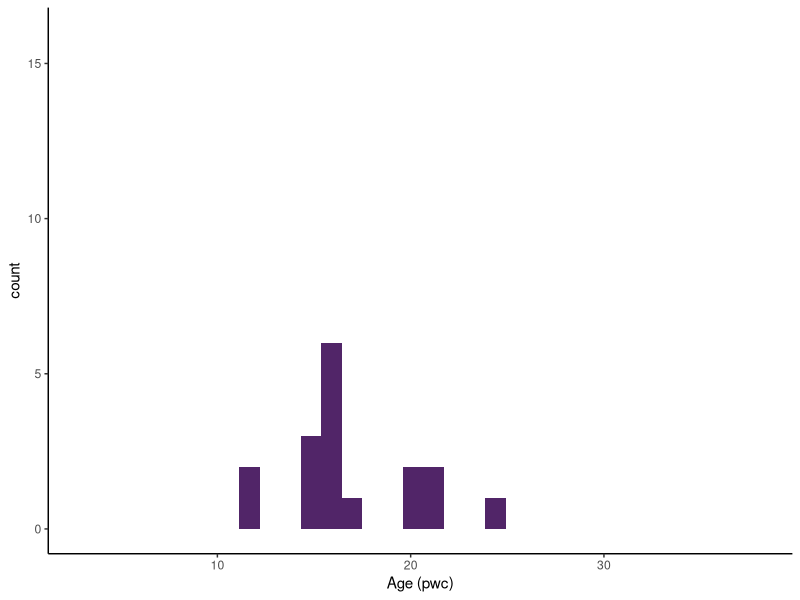
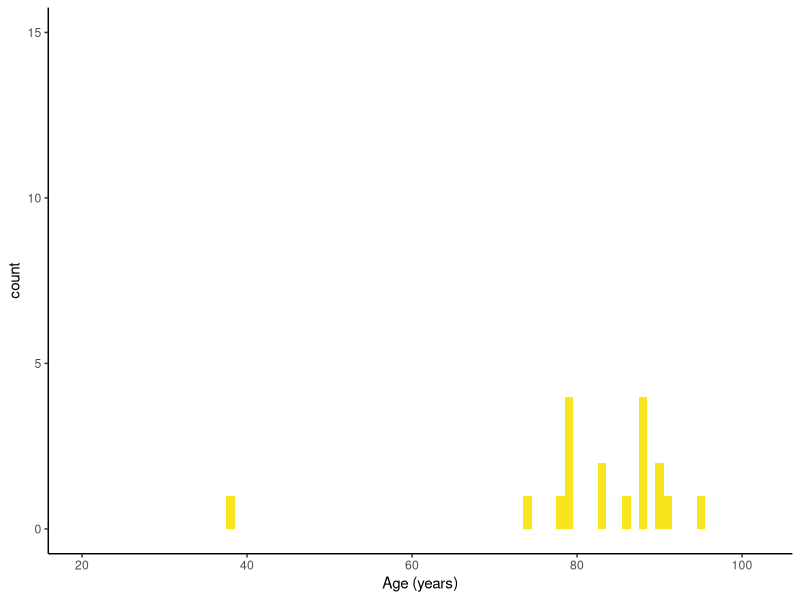
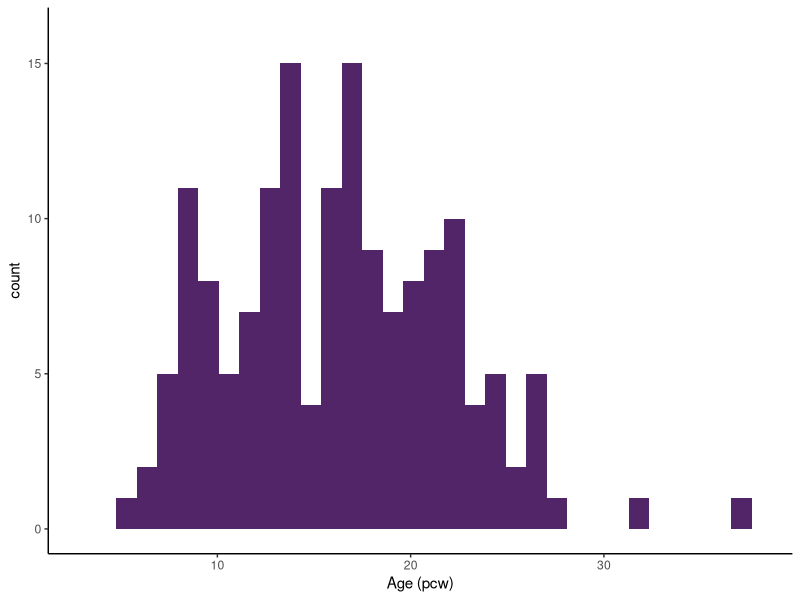
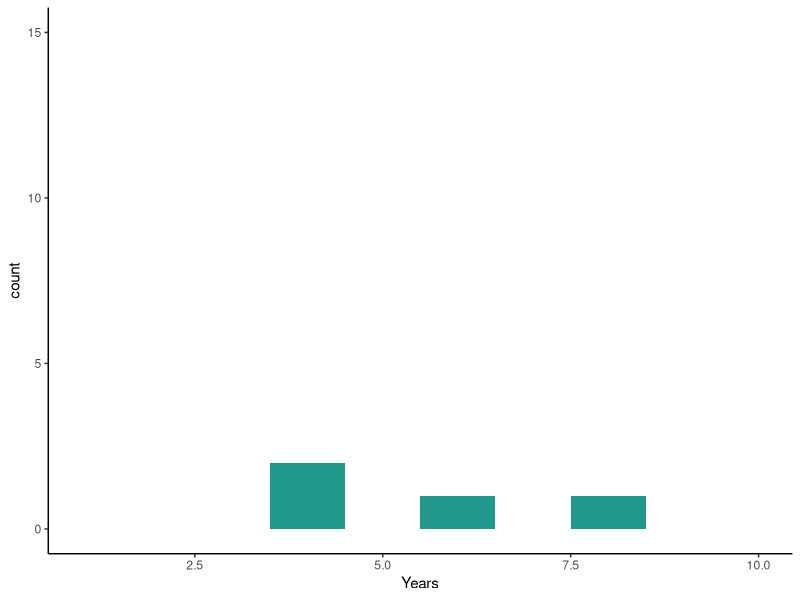
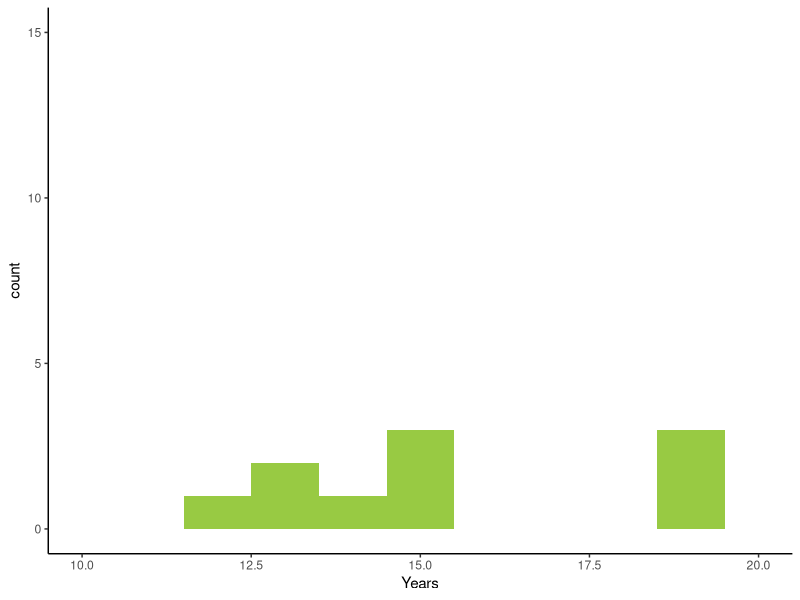
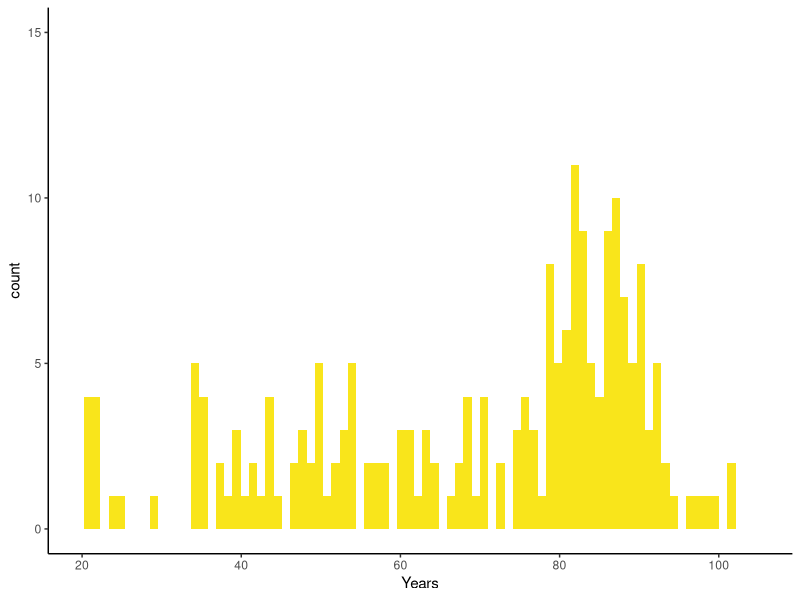

Recreate these plots in R, in order.
library(readxl)
library(ggplot2)

life_expectancy <- read_xlsx("annotation/Life_expectancy.xlsx")
life_expectancy$lives <- life_expectancy$`live men`+ life_expectancy$`live women`
life_expectancy1 <- life_expectancy[life_expectancy$ages>=90,]
life_expectancy1$probability <- life_expectancy1$lives/sum(life_expectancy1$lives)
life_expectancy2 <- life_expectancy[life_expectancy$ages>=18 & life_expectancy$ages<=79,]
life_expectancy2$probability <- life_expectancy2$lives/sum(life_expectancy2$lives)

atac <- read_xlsx("annotation/Single cell studies database-Specifics.xlsx", sheet=2)
atac$Age <- as.numeric(atac$Age)
atac_fetal <- atac[atac$Fetal=="Yes",]
atac_postnatal <- atac[atac$Fetal=="No",]

gg_fetal_atac <- ggplot(atac_fetal, aes(x=`Age`)) + 
    geom_histogram(bins=34, fill="#512568") + 
    xlim(3,38) + ylim(0,16) + theme_classic() + xlab("Age (pwc)") 
ggsave(gg_fetal_atac, file="supp_figures/SuppFig1_fetal_studies_atac.svg", height=1.68, width=2.96)

gg_adult_atac <- ggplot(atac_postnatal, aes(x=`Age`)) + geom_histogram(bins=83, fill="#F9E51B") + 
    xlim(20,102) + theme_classic() + ylim(0,15) +  xlab("Age (years)") 
ggsave(gg_adult_atac, file="supp_figures/SuppFig1_adult_studies_atac.svg", height=1.68, width=2.96)

postnatal <- read_xlsx("annotation/Single cell studies database-Specifics.xlsx", sheet=3)
ind  <- which(postnatal$Years=="90+")
ind1 <- which(postnatal$Years=="18-79")
set.seed(14)
postnatal$Years[ind] <- sample(life_expectancy1$ages, prob=life_expectancy1$probability, 
                               size=length(ind), replace=TRUE)
postnatal$Years[ind1] <- sample(life_expectancy2$ages, prob=life_expectancy2$probability, 
                               size=length(ind1), replace=TRUE)
fetal <- read_xlsx("annotation/Single cell studies database-Specifics.xlsx", sheet=1)
postnatal$Years <- as.numeric(as.character(postnatal$Years))
fetal$`Age (pcw)` <- as.numeric(as.character(fetal$`Age (pcw)`))
                              

gg_fetal <- ggplot(fetal, aes(x=`Age (pcw)`)) + 
    geom_histogram(bins=34, fill="#512568") + 
    xlim(3,38) + ylim(0,16) + theme_classic() 
ggsave(gg_fetal, file="supp_figures/SuppFig1_fetal_studies.svg", height=1.68, width=2.96)

child <- postnatal[postnatal$Years>1 & postnatal$Years<10,]
gg_childhood <- ggplot(child, aes(x=Years)) + 
    geom_histogram(bins=10, fill="#20988C") + 
    xlim(1,10) + ylim(0,15) + theme_classic() 
ggsave(gg_childhood, file="supp_figures/SuppFig1_child_studies.svg", height=1.68, width=2.96)

adol <- postnatal[postnatal$Years>=10 & postnatal$Years<20,]
gg_adol <- ggplot(adol, aes(x=Years)) + geom_histogram(bins=11, fill="#98CA43") + 
    xlim(10,20) + theme_classic() + ylim(0,15)
ggsave(gg_adol, file="supp_figures/SuppFig1_adol_studies.svg", height=1.68, width=2.96)

adult <- postnatal[postnatal$Years>=20,]
gg_adult <- ggplot(adult, aes(x=Years)) + geom_histogram(bins=83, fill="#F9E51B") + 
    xlim(20,105) + theme_classic() + ylim(0,15)
ggsave(gg_adult, file="supp_figures/SuppFig1_adult_studies.svg", height=1.68, width=2.96)

